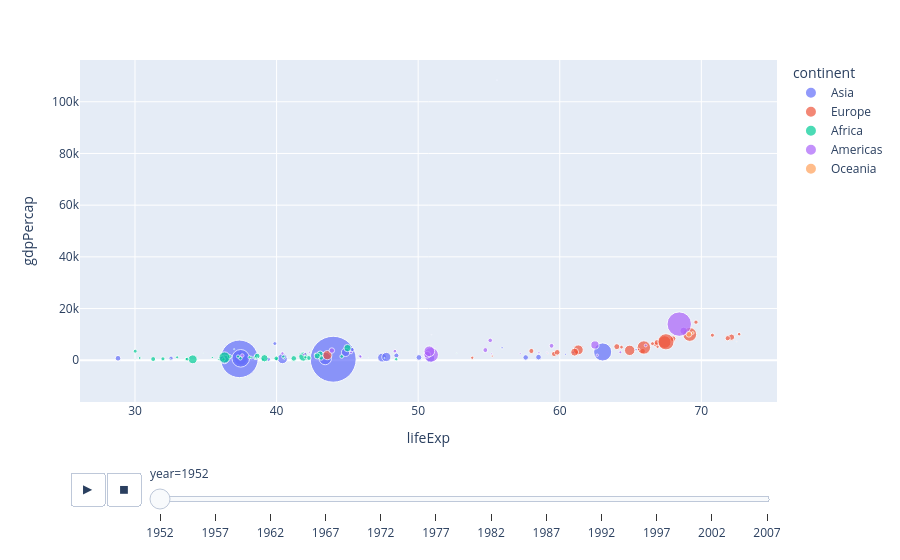

Notebook source saved alongside this figure:
### Code cell
# plot animation of the above curve on the basic of year
px.scatter(gap,x='lifeExp',y='gdpPercap',color='continent',size='pop',size_max=50,animation_frame='year',animation_group='country')

### Figure 1 — Plotly figure (JSON) as saved in the notebook; plotly's stock layout.template omitted (floating-point values rounded to 4 significant figures)
{"data": [{"hovertemplate": "continent=Asia<br>year=1952<br>lifeExp=%{x}<br>gdpPercap=%{y}<br>pop=%{marker.size}<extra></extra>", "ids": ["Afghanistan", "Bahrain", "Bangladesh", "Cambodia", "China", "Hong Kong, China", "India", "Indonesia", "Iran", "Iraq", "Israel", "Japan", "Jordan", "Korea, Dem. Rep.", "Korea, Rep.", "Kuwait", "Lebanon", "Malaysia", "Mongolia", "Myanmar", "Nepal", "Oman", "Pakistan", "Philippines", "Saudi Arabia", "Singapore", "Sri Lanka", "Syria", "Taiwan", "Thailand", "Vietnam", "West Bank and Gaza", "Yemen, Rep."], "legendgroup": "Asia", "marker": {"color": "#636efa", "size": [8425333, 120447, 46886859, 4693836, 556263527, 2125900, 372000000, 82052000, 17272000, 5441766, 1620914, 86459025, 607914, 8865488, 20947571, 160000, 1439529, 6748378, 800663, 20092996, 9182536, 507833, 41346560, 22438691, 4005677, 1127000, 7982342, 3661549, 8550362, 21289402, 26246839, 1030585, 4963829], "sizemode": "area", "sizeref": 527500.0, "symbol": "circle"}, "mode": "markers", "name": "Asia", "orientation": "v", "showlegend": true, "type": "scatter", "x": [28.8, 50.94, 37.48, 39.42, 44.0, 60.96, 37.37, 37.47, 44.87, 45.32, 65.39, 63.03, 43.16, 50.06, 47.45, 55.56, 55.93, 48.46, 42.24, 36.32, 36.16, 37.58, 43.44, 47.75, 39.88, 60.4, 57.59, 45.88, 58.5, 50.85, 40.41, 43.16, 32.55], "xaxis": "x", "y": [779.4, 9867.0, 684.2, 368.5, 400.4, 3054.0, 546.6, 749.7, 3035.0, 4130.0, 4087.0, 3217.0, 1547.0, 1088.0, 1031.0, 108400.0, 4835.0, 1831.0, 786.6, 331.0, 545.9, 1828.0, 684.6, 1273.0, 6460.0, 2315.0, 1084.0, 1643.0, 1207.0, 757.8, 605.1, 1516.0, 781.7], "yaxis": "y"}, {"hovertemplate": "continent=Europe<br>year=1952<br>lifeExp=%{x}<br>gdpPercap=%{y}<br>pop=%{marker.size}<extra></extra>", "ids": ["Albania", "Austria", "Belgium", "Bosnia and Herzegovina", "Bulgaria", "Croatia", "Czech Republic", "Denmark", "Finland", "France", "Germany", "Greece", "Hungary", "Iceland", "Ireland", "Italy", "Montenegro", "Netherlands", "Norway", "Poland", "Portugal", "Romania", "Serbia", "Slovak Republic", "Slovenia", "Spain", "Sweden", "Switzerland", "Turkey", "United Kingdom"], "legendgroup": "Europe", "marker": {"color": "#EF553B", "size": [1282697, 6927772, 8730405, 2791000, 7274900, 3882229, 9125183, 4334000, 4090500, 42459667, 69145952, 7733250, 9504000, 147962, 2952156, 47666000, 413834, 10381988, 3327728, 25730551, 8526050, 16630000, 6860147, 3558137, 1489518, 28549870, 7124673, 4815000, 22235677, 50430000], "sizemode": "area", "sizeref": 527500.0, "symbol": "circle"}, "mode": "markers", "name": "Europe", "orientation": "v", "showlegend": true, "type": "scatter", "x": [55.23, 66.8, 68.0, 53.82, 59.6, 61.21, 66.87, 70.78, 66.55, 67.41, 67.5, 65.86, 64.03, 72.49, 66.91, 65.94, 59.16, 72.13, 72.67, 61.31, 59.82, 61.05, 58.0, 64.36, 65.57, 64.94, 71.86, 69.62, 43.59, 69.18], "xaxis": "x", "y": [1601.0, 6137.0, 8343.0, 973.5, 2444.0, 3119.0, 6876.0, 9692.0, 6425.0, 7030.0, 7144.0, 3531.0, 5264.0, 7268.0, 5210.0, 4931.0, 2648.0, 8942.0, 10100.0, 4029.0, 3068.0, 3145.0, 3581.0, 5075.0, 4215.0, 3834.0, 8528.0, 14730.0, 1969.0, 9980.0], "yaxis": "y"}, {"hovertemplate": "continent=Africa<br>year=1952<br>lifeExp=%{x}<br>gdpPercap=%{y}<br>pop=%{marker.size}<extra></extra>", "ids": ["Algeria", "Angola", "Benin", "Botswana", "Burkina Faso", "Burundi", "Cameroon", "Central African Republic", "Chad", "Comoros", "Congo, Dem. Rep.", "Congo, Rep.", "Cote d'Ivoire", "Djibouti", "Egypt", "Equatorial Guinea", "Eritrea", "Ethiopia", "Gabon", "Gambia", "Ghana", "Guinea", "Guinea-Bissau", "Kenya", "Lesotho", "Liberia", "Libya", "Madagascar", "Malawi", "Mali", "Mauritania", "Mauritius", "Morocco", "Mozambique", "Namibia", "Niger", "Nigeria", "Reunion", "Rwanda", "Sao Tome and Principe", "Senegal", "Sierra Leone", "Somalia", "South Africa", "Sudan", "Swaziland", "Tanzania", "Togo", "Tunisia", "Uganda", "Zambia", "Zimbabwe"], "legendgroup": "Africa", "marker": {"color": "#00cc96", "size": [9279525, 4232095, 1738315, 442308, 4469979, 2445618, 5009067, 1291695, 2682462, 153936, 14100005, 854885, 2977019, 63149, 22223309, 216964, 1438760, 20860941, 420702, 284320, 5581001, 2664249, 580653, 6464046, 748747, 863308, 1019729, 4762912, 2917802, 3838168, 1022556, 516556, 9939217, 6446316, 485831, 3379468, 33119096, 257700, 2534927, 60011, 2755589, 2143249, 2526994, 14264935, 8504667, 290243, 8322925, 1219113, 3647735, 5824797, 2672000, 3080907], "sizemode": "area", "sizeref": 527500.0, "symbol": "circle"}, "mode": "markers", "name": "Africa", "orientation": "v", "showlegend": true, "type": "scatter", "x": [43.08, 30.02, 38.22, 47.62, 31.98, 39.03, 38.52, 35.46, 38.09, 40.72, 39.14, 42.11, 40.48, 34.81, 41.89, 34.48, 35.93, 34.08, 37.0, 30.0, 43.15, 33.61, 32.5, 42.27, 42.14, 38.48, 42.72, 36.68, 36.26, 33.69, 40.54, 50.99, 42.87, 31.29, 41.73, 37.44, 36.32, 52.72, 40.0, 46.47, 37.28, 30.33, 32.98, 45.01, 38.63, 41.41, 41.22, 38.6, 44.6, 39.98, 42.04, 48.45], "xaxis": "x", "y": [2449.0, 3521.0, 1063.0, 851.2, 543.3, 339.3, 1173.0, 1071.0, 1179.0, 1103.0, 780.5, 2126.0, 1389.0, 2670.0, 1419.0, 375.6, 328.9, 362.1, 4293.0, 485.2, 911.3, 510.2, 299.9, 853.5, 298.8, 575.6, 2388.0, 1443.0, 369.2, 452.3, 743.1, 1968.0, 1688.0, 468.5, 2424.0, 761.9, 1077.0, 2719.0, 493.3, 879.6, 1450.0, 879.8, 1136.0, 4725.0, 1616.0, 1148.0, 716.7, 859.8, 1468.0, 734.8, 1147.0, 406.9], "yaxis": "y"}, {"hovertemplate": "continent=Americas<br>year=1952<br>lifeExp=%{x}<br>gdpPercap=%{y}<br>pop=%{marker.size}<extra></extra>", "ids": ["Argentina", "Bolivia", "Brazil", "Canada", "Chile", "Colombia", "Costa Rica", "Cuba", "Dominican Republic", "Ecuador", "El Salvador", "Guatemala", "Haiti", "Honduras", "Jamaica", "Mexico", "Nicaragua", "Panama", "Paraguay", "Peru", "Puerto Rico", "Trinidad and Tobago", "United States", "Uruguay", "Venezuela"], "legendgroup": "Americas", "marker": {"color": "#ab63fa", "size": [17876956, 2883315, 56602560, 14785584, 6377619, 12350771, 926317, 6007797, 2491346, 3548753, 2042865, 3146381, 3201488, 1517453, 1426095, 30144317, 1165790, 940080, 1555876, 8025700, 2227000, 662850, 157553000, 2252965, 5439568], "sizemode": "area", "sizeref": 527500.0, "symbol": "circle"}, "mode": "markers", "name": "Americas", "orientation": "v", "showlegend": true, "type": "scatter", "x": [62.48, 40.41, 50.92, 68.75, 54.74, 50.64, 57.21, 59.42, 45.93, 48.36, 45.26, 42.02, 37.58, 41.91, 58.53, 50.79, 42.31, 55.19, 62.65, 43.9, 64.28, 59.1, 68.44, 66.07, 55.09], "xaxis": "x", "y": [5911.0, 2677.0, 2109.0, 11370.0, 3940.0, 2144.0, 2627.0, 5587.0, 1398.0, 3522.0, 3048.0, 2428.0, 1840.0, 2195.0, 2899.0, 3478.0, 3112.0, 2480.0, 1952.0, 3759.0, 3082.0, 3023.0, 13990.0, 5717.0, 7690.0], "yaxis": "y"}, {"hovertemplate": "continent=Oceania<br>year=1952<br>lifeExp=%{x}<br>gdpPercap=%{y}<br>pop=%{marker.size}<extra></extra>", "ids": ["Australia", "New Zealand"], "legendgroup": "Oceania", "marker": {"color": "#FFA15A", "size": [8691212, 1994794], "sizemode": "area", "sizeref": 527500.0, "symbol": "circle"}, "mode": "markers", "name": "Oceania", "orientation": "v", "showlegend": true, "type": "scatter", "x": [69.12, 69.39], "xaxis": "x", "y": [10040.0, 10560.0], "yaxis": "y"}], "layout": {"legend": {"itemsizing": "constant", "title": {"text": "continent"}, "tracegroupgap": 0}, "margin": {"t": 60}, "sliders": [{"active": 0, "currentvalue": {"prefix": "year="}, "len": 0.9, "pad": {"b": 10, "t": 60}, "steps": [{"args": [["1952"], {"frame": {"duration": 0, "redraw": false}, "fromcurrent": true, "mode": "immediate", "transition": {"duration": 0, "easing": "linear"}}], "label": "1952", "method": "animate"}, {"args": [["1957"], {"frame": {"duration": 0, "redraw": false}, "fromcurrent": true, "mode": "immediate", "transition": {"duration": 0, "easing": "linear"}}], "label": "1957", "method": "animate"}, {"args": [["1962"], {"frame": {"duration": 0, "redraw": false}, "fromcurrent": true, "mode": "immediate", "transition": {"duration": 0, "easing": "linear"}}], "label": "1962", "method": "animate"}, {"args": [["1967"], {"frame": {"duration": 0, "redraw": false}, "fromcurrent": true, "mode": "immediate", "transition": {"duration": 0, "easing": "linear"}}], "label": "1967", "method": "animate"}, {"args": [["1972"], {"frame": {"duration": 0, "redraw": false}, "fromcurrent": true, "mode": "immediate", "transition": {"duration": 0, "easing": "linear"}}], "label": "1972", "method": "animate"}, {"args": [["1977"], {"frame": {"duration": 0, "redraw": false}, "fromcurrent": true, "mode": "immediate", "transition": {"duration": 0, "easing": "linear"}}], "label": "1977", "method": "animate"}, {"args": [["1982"], {"frame": {"duration": 0, "redraw": false}, "fromcurrent": true, "mode": "immediate", "transition": {"duration": 0, "easing": "linear"}}], "label": "1982", "method": "animate"}, {"args": [["1987"], {"frame": {"duration": 0, "redraw": false}, "fromcurrent": true, "mode": "immediate", "transition": {"duration": 0, "easing": "linear"}}], "label": "1987", "method": "animate"}, {"args": [["1992"], {"frame": {"duration": 0, "redraw": false}, "fromcurrent": true, "mode": "immediate", "transition": {"duration": 0, "easing": "linear"}}], "label": "1992", "method": "animate"}, {"args": [["1997"], {"frame": {"duration": 0, "redraw": false}, "fromcurrent": true, "mode": "immediate", "transition": {"duration": 0, "easing": "linear"}}], "label": "1997", "method": "animate"}, {"args": [["2002"], {"frame": {"duration": 0, "redraw": false}, "fromcurrent": true, "mode": "immediate", "transition": {"duration": 0, "easing": "linear"}}], "label": "2002", "method": "animate"}, {"args": [["2007"], {"frame": {"duration": 0, "redraw": false}, "fromcurrent": true, "mode": "immediate", "transition": {"duration": 0, "easing": "linear"}}], "label": "2007", "method": "animate"}], "x": 0.1, "xanchor": "left", "y": 0, "yanchor": "top"}], "updatemenus": [{"buttons": [{"args": [null, {"frame": {"duration": 500, "redraw": false}, "fromcurrent": true, "mode": "immediate", "transition": {"duration": 500, "easing": "linear"}}], "label": "&#9654;", "method": "animate"}, {"args": [[null], {"frame": {"duration": 0, "redraw": false}, "fromcurrent": true, "mode": "immediate", "transition": {"duration": 0, "easing": "linear"}}], "label": "&#9724;", "method": "animate"}], "direction": "left", "pad": {"r": 10, "t": 70}, "showactive": false, "type": "buttons", "x": 0.1, "xanchor": "right", "y": 0, "yanchor": "top"}], "xaxis": {"anchor": "y", "domain": [0, 1], "title": {"text": "lifeExp"}}, "yaxis": {"anchor": "x", "domain": [0, 1], "title": {"text": "gdpPercap"}}}}
